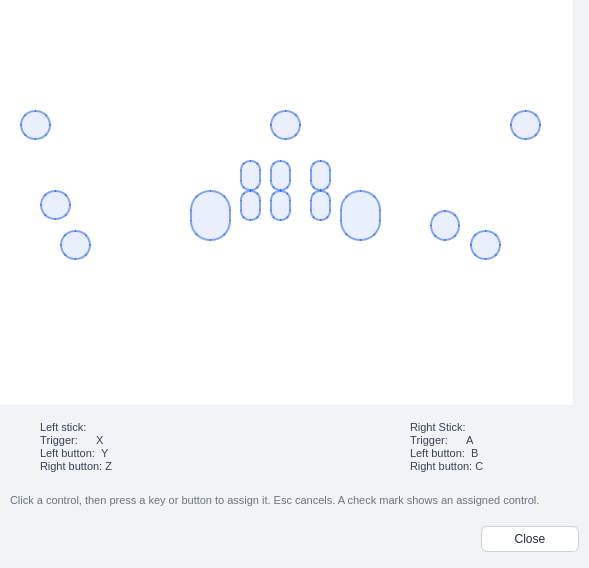
<?xml version="1.0" encoding="UTF-8"?>
<ui version="4.0">
 <class>UIDoubleMissionStickSetting</class>
 <widget class="QDialog" name="UIDoubleMissionStickSetting">
  <property name="geometry">
   <rect>
    <x>0</x>
    <y>0</y>
    <width>589</width>
    <height>568</height>
   </rect>
  </property>
  <property name="focusPolicy">
   <enum>Qt::StrongFocus</enum>
  </property>
  <property name="windowTitle">
   <string>Double Mission Stick Configuration</string>
  </property>
  <property name="minimumSize"><size><width>589</width><height>568</height></size></property>
  <property name="maximumSize"><size><width>589</width><height>568</height></size></property>
  <property name="styleSheet"><string notr="true">
QDialog#UIDoubleMissionStickSetting { background:#f1f3f7; }
QLabel#label { background:#ffffff; }
QLabel#lHint { color:#6b7280; font-size:11px; }
QLabel#lInfos { color:#b45309; font-weight:bold; font-size:12px; }
QLabel#label_2, QLabel#label_3 { color:#374151; font-size:11px; }
QToolButton { background:rgba(37,99,235,26); border:2px solid rgba(37,99,235,140); }
QToolButton:hover { background:rgba(37,99,235,72); border:2px solid rgba(37,99,235,230); }
QToolButton:checked { background:rgba(245,158,11,90); border:3px solid #f59e0b; }
QToolButton#tbX { border-radius:10px; }
QToolButton#tbY { border-radius:10px; }
QToolButton#tbZ { border-radius:10px; }
QToolButton#tbC { border-radius:10px; }
QToolButton#tbB { border-radius:10px; }
QToolButton#tbA { border-radius:10px; }
QToolButton#tbStart { border-radius:15px; }
QToolButton#tbRightTrigger { border-radius:20px; }
QToolButton#tbLeftTrigger { border-radius:20px; }
QToolButton#tbAxis1Left { border-radius:15px; }
QToolButton#tbAxis2Down { border-radius:15px; }
QToolButton#tbAxis3Down { border-radius:15px; }
QToolButton#tbAxis5Left { border-radius:15px; }
QToolButton#tbAxis6Down { border-radius:15px; }
QToolButton#tbAxis7Down { border-radius:15px; }
QDialogButtonBox QPushButton { background:#ffffff; color:#1f2937; border:1px solid #cbd2dc; border-radius:6px; padding:5px 16px; min-width:64px; }
QDialogButtonBox QPushButton:hover { background:#e8edf5; }
QDialogButtonBox QPushButton:pressed { background:#d9e0ec; }
</string></property>
  <widget class="QLabel" name="label">
   <property name="geometry">
    <rect>
     <x>0</x>
     <y>0</y>
     <width>573</width>
     <height>405</height>
    </rect>
   </property>
   <property name="pixmap">
    <pixmap resource="../resources/resources.qrc">:/actions/doublemissionstick.png</pixmap>
   </property>
   <property name="scaledContents">
    <bool>true</bool>
   </property>
   <property name="alignment">
    <set>Qt::AlignCenter</set>
   </property>
  </widget>
  <widget class="QToolButton" name="tbX">
   <property name="geometry">
    <rect>
     <x>240</x>
     <y>160</y>
     <width>21</width>
     <height>31</height>
    </rect>
   </property>
   <property name="focusPolicy">
    <enum>Qt::NoFocus</enum>
   </property>
   <property name="toolTip">
    <string>X</string>
   </property>
   <property name="checkable">
    <bool>true</bool>
   </property>
   <property name="autoRaise">
    <bool>false</bool>
   </property>
  </widget>
  <widget class="QToolButton" name="tbY">
   <property name="geometry">
    <rect>
     <x>270</x>
     <y>160</y>
     <width>21</width>
     <height>31</height>
    </rect>
   </property>
   <property name="focusPolicy">
    <enum>Qt::NoFocus</enum>
   </property>
   <property name="toolTip">
    <string>Y</string>
   </property>
   <property name="checkable">
    <bool>true</bool>
   </property>
   <property name="autoRaise">
    <bool>false</bool>
   </property>
  </widget>
  <widget class="QToolButton" name="tbZ">
   <property name="geometry">
    <rect>
     <x>310</x>
     <y>160</y>
     <width>21</width>
     <height>31</height>
    </rect>
   </property>
   <property name="focusPolicy">
    <enum>Qt::NoFocus</enum>
   </property>
   <property name="toolTip">
    <string>Z</string>
   </property>
   <property name="checkable">
    <bool>true</bool>
   </property>
   <property name="autoRaise">
    <bool>false</bool>
   </property>
  </widget>
  <widget class="QToolButton" name="tbC">
   <property name="geometry">
    <rect>
     <x>310</x>
     <y>190</y>
     <width>21</width>
     <height>31</height>
    </rect>
   </property>
   <property name="focusPolicy">
    <enum>Qt::NoFocus</enum>
   </property>
   <property name="toolTip">
    <string>C</string>
   </property>
   <property name="checkable">
    <bool>true</bool>
   </property>
   <property name="autoRaise">
    <bool>false</bool>
   </property>
  </widget>
  <widget class="QToolButton" name="tbB">
   <property name="geometry">
    <rect>
     <x>270</x>
     <y>190</y>
     <width>21</width>
     <height>31</height>
    </rect>
   </property>
   <property name="focusPolicy">
    <enum>Qt::NoFocus</enum>
   </property>
   <property name="toolTip">
    <string>B</string>
   </property>
   <property name="checkable">
    <bool>true</bool>
   </property>
   <property name="autoRaise">
    <bool>false</bool>
   </property>
  </widget>
  <widget class="QToolButton" name="tbA">
   <property name="geometry">
    <rect>
     <x>240</x>
     <y>190</y>
     <width>21</width>
     <height>31</height>
    </rect>
   </property>
   <property name="focusPolicy">
    <enum>Qt::NoFocus</enum>
   </property>
   <property name="toolTip">
    <string>A</string>
   </property>
   <property name="checkable">
    <bool>true</bool>
   </property>
   <property name="autoRaise">
    <bool>false</bool>
   </property>
  </widget>
  <widget class="QToolButton" name="tbStart">
   <property name="geometry">
    <rect>
     <x>270</x>
     <y>110</y>
     <width>31</width>
     <height>30</height>
    </rect>
   </property>
   <property name="focusPolicy">
    <enum>Qt::NoFocus</enum>
   </property>
   <property name="toolTip">
    <string>Start</string>
   </property>
   <property name="checkable">
    <bool>true</bool>
   </property>
   <property name="autoRaise">
    <bool>false</bool>
   </property>
  </widget>
  <widget class="QToolButton" name="tbRightTrigger">
   <property name="geometry">
    <rect>
     <x>340</x>
     <y>190</y>
     <width>41</width>
     <height>51</height>
    </rect>
   </property>
   <property name="focusPolicy">
    <enum>Qt::NoFocus</enum>
   </property>
   <property name="toolTip">
    <string>Right trigger</string>
   </property>
   <property name="checkable">
    <bool>true</bool>
   </property>
   <property name="autoRaise">
    <bool>false</bool>
   </property>
  </widget>
  <widget class="QToolButton" name="tbLeftTrigger">
   <property name="geometry">
    <rect>
     <x>190</x>
     <y>190</y>
     <width>41</width>
     <height>51</height>
    </rect>
   </property>
   <property name="focusPolicy">
    <enum>Qt::NoFocus</enum>
   </property>
   <property name="toolTip">
    <string>Left trigger</string>
   </property>
   <property name="checkable">
    <bool>true</bool>
   </property>
   <property name="autoRaise">
    <bool>false</bool>
   </property>
  </widget>
  <widget class="QLabel" name="lInfos">
   <property name="geometry">
    <rect><x>10</x><y>520</y><width>459</width><height>40</height></rect>
   </property>
   <property name="alignment"><set>Qt::AlignLeading|Qt::AlignLeft|Qt::AlignVCenter</set></property>
     <property name="wordWrap"><bool>true</bool></property>
  </widget>
  <widget class="QDialogButtonBox" name="padButtons">
   <property name="geometry">
    <rect><x>479</x><y>524</y><width>100</width><height>30</height></rect>
   </property>
   <property name="standardButtons">
    <set>QDialogButtonBox::Close</set>
   </property>
  </widget>
  <widget class="QToolButton" name="tbAxis1Left">
   <property name="geometry">
    <rect>
     <x>430</x>
     <y>210</y>
     <width>30</width>
     <height>31</height>
    </rect>
   </property>
   <property name="focusPolicy">
    <enum>Qt::NoFocus</enum>
   </property>
   <property name="toolTip">
    <string>Stick Left</string>
   </property>
   <property name="checkable">
    <bool>true</bool>
   </property>
   <property name="autoRaise">
    <bool>false</bool>
   </property>
  </widget>
  <widget class="QToolButton" name="tbAxis2Down">
   <property name="geometry">
    <rect>
     <x>470</x>
     <y>230</y>
     <width>31</width>
     <height>30</height>
    </rect>
   </property>
   <property name="focusPolicy">
    <enum>Qt::NoFocus</enum>
   </property>
   <property name="toolTip">
    <string>Stick Down</string>
   </property>
   <property name="checkable">
    <bool>true</bool>
   </property>
   <property name="autoRaise">
    <bool>false</bool>
   </property>
  </widget>
  <widget class="QToolButton" name="tbAxis3Down">
   <property name="geometry">
    <rect>
     <x>510</x>
     <y>110</y>
     <width>31</width>
     <height>30</height>
    </rect>
   </property>
   <property name="focusPolicy">
    <enum>Qt::NoFocus</enum>
   </property>
   <property name="toolTip">
    <string>Throttle Down</string>
   </property>
   <property name="checkable">
    <bool>true</bool>
   </property>
   <property name="autoRaise">
    <bool>false</bool>
   </property>
  </widget>
  <widget class="QLabel" name="label_2">
   <property name="geometry">
    <rect><x>40</x><y>411</y><width>141</width><height>71</height></rect>
   </property>
   <property name="font">
    <font>
     <kerning>false</kerning>
    </font>
   </property>
   <property name="text">
    <string>Left stick:
Trigger:      X
Left button:  Y
Right button: Z</string>
   </property>
     <property name="wordWrap"><bool>true</bool></property>
  </widget>
  <widget class="QLabel" name="label_3">
   <property name="geometry">
    <rect><x>410</x><y>411</y><width>171</width><height>71</height></rect>
   </property>
   <property name="font">
    <font>
     <kerning>false</kerning>
    </font>
   </property>
   <property name="text">
    <string>Right Stick:
Trigger:      A
Left button:  B
Right button: C</string>
   </property>
     <property name="wordWrap"><bool>true</bool></property>
  </widget>
  <widget class="QToolButton" name="tbAxis5Left">
   <property name="geometry">
    <rect>
     <x>40</x>
     <y>190</y>
     <width>31</width>
     <height>30</height>
    </rect>
   </property>
   <property name="focusPolicy">
    <enum>Qt::NoFocus</enum>
   </property>
   <property name="toolTip">
    <string>Left Stick X Left</string>
   </property>
   <property name="checkable">
    <bool>true</bool>
   </property>
   <property name="autoRaise">
    <bool>false</bool>
   </property>
  </widget>
  <widget class="QToolButton" name="tbAxis6Down">
   <property name="geometry">
    <rect>
     <x>60</x>
     <y>230</y>
     <width>31</width>
     <height>30</height>
    </rect>
   </property>
   <property name="focusPolicy">
    <enum>Qt::NoFocus</enum>
   </property>
   <property name="toolTip">
    <string>Left Stick Y Down</string>
   </property>
   <property name="checkable">
    <bool>true</bool>
   </property>
   <property name="autoRaise">
    <bool>false</bool>
   </property>
  </widget>
  <widget class="QToolButton" name="tbAxis7Down">
   <property name="geometry">
    <rect>
     <x>20</x>
     <y>110</y>
     <width>31</width>
     <height>30</height>
    </rect>
   </property>
   <property name="focusPolicy">
    <enum>Qt::NoFocus</enum>
   </property>
   <property name="toolTip">
    <string>Left Stick Throttle Down</string>
   </property>
   <property name="checkable">
    <bool>true</bool>
   </property>
   <property name="autoRaise">
    <bool>false</bool>
   </property>
  </widget>
  <widget class="QLabel" name="lHint">
   <property name="geometry"><rect><x>10</x><y>484</y><width>569</width><height>32</height></rect></property>
   <property name="text"><string>Click a control, then press a key or button to assign it. Esc cancels. A check mark shows an assigned control.</string></property>
   <property name="wordWrap"><bool>true</bool></property>
  </widget>
 </widget>
 <resources>
  <include location="../resources/resources.qrc"/>
 </resources>
 <connections>
  <connection>
   <sender>padButtons</sender>
   <signal>rejected()</signal>
   <receiver>UIDoubleMissionStickSetting</receiver>
   <slot>reject()</slot>
   <hints>
    <hint type="sourcelabel">
     <x>20</x>
     <y>20</y>
    </hint>
    <hint type="destinationlabel">
     <x>20</x>
     <y>20</y>
    </hint>
   </hints>
  </connection>
 </connections>
</ui>
